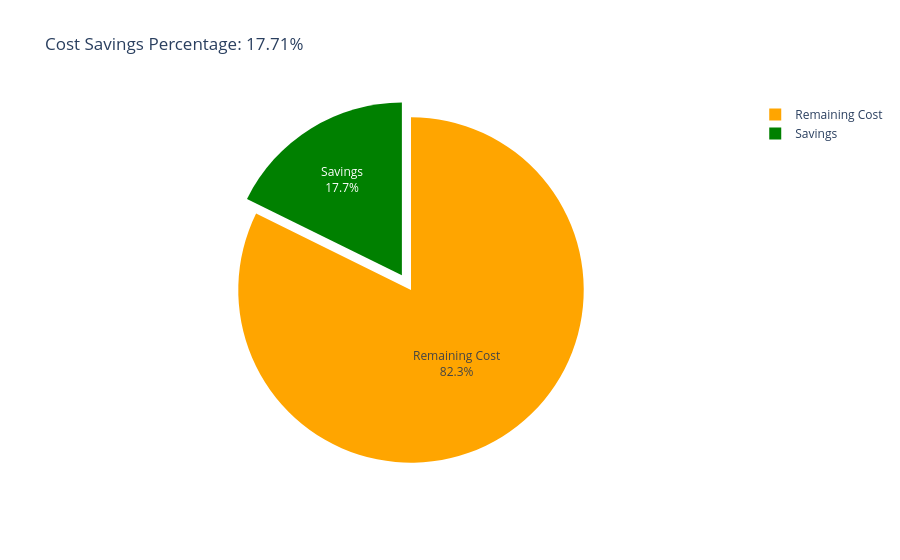

The cell this chart's notebook holds for it:
### Code cell
import plotly.graph_objs as go

labels = ['Savings', 'Remaining Cost']
values = [original_cost - optimal_cost, optimal_cost]
savings_percent = (original_cost - optimal_cost) / original_cost * 100

fig = go.Figure(data=[go.Pie(labels=labels, values=values)])
fig.update_traces(textinfo='label+percent', pull=[0.1, 0], marker=dict(colors=['green', 'orange']))
fig.update_layout(title=f'Cost Savings Percentage: {savings_percent:.2f}%')
fig.show()

### Figure 1 — Plotly figure (JSON) as saved in the notebook; plotly's stock layout.template omitted (floating-point values rounded to 4 significant figures)
{"data": [{"labels": ["Savings", "Remaining Cost"], "marker": {"colors": ["green", "orange"]}, "pull": [0.1, 0], "textinfo": "label+percent", "type": "pie", "values": [0.1659, 0.7712]}], "layout": {"title": {"text": "Cost Savings Percentage: 17.71%"}}}
